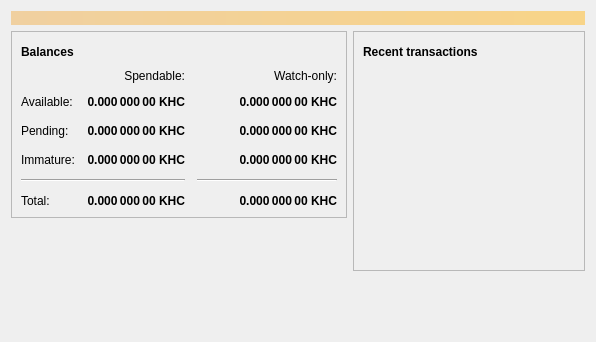
<?xml version="1.0" encoding="UTF-8"?>
<ui version="4.0">
 <class>OverviewPage</class>
 <widget class="QWidget" name="OverviewPage">
  <property name="geometry">
   <rect>
    <x>0</x>
    <y>0</y>
    <width>596</width>
    <height>342</height>
   </rect>
  </property>
  <property name="windowTitle">
   <string>Form</string>
  </property>
  <layout class="QVBoxLayout" name="topLayout">
   <item>
    <widget class="QLabel" name="labelAlerts">
     <property name="visible">
      <bool>false</bool>
     </property>
     <property name="styleSheet">
      <string notr="true">QLabel { background-color: qlineargradient(x1: 0, y1: 0, x2: 1, y2: 0, stop:0 #F0D0A0, stop:1 #F8D488); color:#000000; }</string>
     </property>
     <property name="wordWrap">
      <bool>true</bool>
     </property>
     <property name="margin">
      <number>3</number>
     </property>
     <property name="textInteractionFlags">
      <set>Qt::TextSelectableByMouse</set>
     </property>
    </widget>
   </item>
   <item>
    <layout class="QHBoxLayout" name="horizontalLayout" stretch="1,1">
     <item>
      <layout class="QVBoxLayout" name="verticalLayout_2">
       <item>
        <widget class="QFrame" name="frame">
         <property name="frameShape">
          <enum>QFrame::StyledPanel</enum>
         </property>
         <property name="frameShadow">
          <enum>QFrame::Raised</enum>
         </property>
         <layout class="QVBoxLayout" name="verticalLayout_4">
          <item>
           <layout class="QHBoxLayout" name="horizontalLayout_4">
            <item>
             <widget class="QLabel" name="label_5">
              <property name="font">
               <font>
                <weight>75</weight>
                <bold>true</bold>
               </font>
              </property>
              <property name="text">
               <string>Balances</string>
              </property>
             </widget>
            </item>
            <item>
             <widget class="QPushButton" name="labelWalletStatus">
              <property name="enabled">
               <bool>true</bool>
              </property>
              <property name="maximumSize">
               <size>
                <width>30</width>
                <height>16777215</height>
               </size>
              </property>
              <property name="toolTip">
               <string>The displayed information may be out of date. Your wallet automatically synchronizes with the KHcoin network after a connection is established, but this process has not completed yet.</string>
              </property>
              <property name="text">
               <string/>
              </property>
              <property name="icon">
               <iconset resource="../bitcoin.qrc">
                <normaloff>:/icons/warning</normaloff>
                <disabledoff>:/icons/warning</disabledoff>:/icons/warning</iconset>
              </property>
              <property name="iconSize">
               <size>
                <width>24</width>
                <height>24</height>
               </size>
              </property>
              <property name="flat">
               <bool>true</bool>
              </property>
             </widget>
            </item>
            <item>
             <spacer name="horizontalSpacer_3">
              <property name="orientation">
               <enum>Qt::Horizontal</enum>
              </property>
              <property name="sizeHint" stdset="0">
               <size>
                <width>40</width>
                <height>20</height>
               </size>
              </property>
             </spacer>
            </item>
           </layout>
          </item>
          <item>
           <layout class="QGridLayout" name="gridLayout">
            <property name="spacing">
             <number>12</number>
            </property>
            <item row="2" column="2">
             <widget class="QLabel" name="labelWatchPending">
              <property name="font">
               <font>
                <weight>75</weight>
                <bold>true</bold>
               </font>
              </property>
              <property name="cursor">
               <cursorShape>IBeamCursor</cursorShape>
              </property>
              <property name="toolTip">
               <string>Unconfirmed transactions to watch-only addresses</string>
              </property>
              <property name="text">
               <string notr="true">0.000 000 00 KHC</string>
              </property>
              <property name="alignment">
               <set>Qt::AlignRight|Qt::AlignTrailing|Qt::AlignVCenter</set>
              </property>
              <property name="textInteractionFlags">
               <set>Qt::LinksAccessibleByMouse|Qt::TextSelectableByKeyboard|Qt::TextSelectableByMouse</set>
              </property>
             </widget>
            </item>
            <item row="2" column="1">
             <widget class="QLabel" name="labelUnconfirmed">
              <property name="font">
               <font>
                <weight>75</weight>
                <bold>true</bold>
               </font>
              </property>
              <property name="cursor">
               <cursorShape>IBeamCursor</cursorShape>
              </property>
              <property name="toolTip">
               <string>Total of transactions that have yet to be confirmed, and do not yet count toward the spendable balance</string>
              </property>
              <property name="text">
               <string notr="true">0.000 000 00 KHC</string>
              </property>
              <property name="alignment">
               <set>Qt::AlignRight|Qt::AlignTrailing|Qt::AlignVCenter</set>
              </property>
              <property name="textInteractionFlags">
               <set>Qt::LinksAccessibleByMouse|Qt::TextSelectableByKeyboard|Qt::TextSelectableByMouse</set>
              </property>
             </widget>
            </item>
            <item row="3" column="2">
             <widget class="QLabel" name="labelWatchImmature">
              <property name="font">
               <font>
                <weight>75</weight>
                <bold>true</bold>
               </font>
              </property>
              <property name="cursor">
               <cursorShape>IBeamCursor</cursorShape>
              </property>
              <property name="toolTip">
               <string>Mined balance in watch-only addresses that has not yet matured</string>
              </property>
              <property name="text">
               <string notr="true">0.000 000 00 KHC</string>
              </property>
              <property name="alignment">
               <set>Qt::AlignRight|Qt::AlignTrailing|Qt::AlignVCenter</set>
              </property>
              <property name="textInteractionFlags">
               <set>Qt::LinksAccessibleByMouse|Qt::TextSelectableByKeyboard|Qt::TextSelectableByMouse</set>
              </property>
             </widget>
            </item>
            <item row="4" column="0" colspan="2">
             <widget class="Line" name="line">
              <property name="orientation">
               <enum>Qt::Horizontal</enum>
              </property>
             </widget>
            </item>
            <item row="4" column="2">
             <widget class="Line" name="lineWatchBalance">
              <property name="sizePolicy">
               <sizepolicy hsizetype="Preferred" vsizetype="Fixed">
                <horstretch>0</horstretch>
                <verstretch>0</verstretch>
               </sizepolicy>
              </property>
              <property name="minimumSize">
               <size>
                <width>140</width>
                <height>0</height>
               </size>
              </property>
              <property name="orientation">
               <enum>Qt::Horizontal</enum>
              </property>
             </widget>
            </item>
            <item row="5" column="0">
             <widget class="QLabel" name="labelTotalText">
              <property name="text">
               <string>Total:</string>
              </property>
             </widget>
            </item>
            <item row="3" column="1">
             <widget class="QLabel" name="labelImmature">
              <property name="font">
               <font>
                <weight>75</weight>
                <bold>true</bold>
               </font>
              </property>
              <property name="cursor">
               <cursorShape>IBeamCursor</cursorShape>
              </property>
              <property name="toolTip">
               <string>Mined balance that has not yet matured</string>
              </property>
              <property name="text">
               <string notr="true">0.000 000 00 KHC</string>
              </property>
              <property name="alignment">
               <set>Qt::AlignRight|Qt::AlignTrailing|Qt::AlignVCenter</set>
              </property>
              <property name="textInteractionFlags">
               <set>Qt::LinksAccessibleByMouse|Qt::TextSelectableByKeyboard|Qt::TextSelectableByMouse</set>
              </property>
             </widget>
            </item>
            <item row="2" column="3">
             <spacer name="horizontalSpacer_2">
              <property name="orientation">
               <enum>Qt::Horizontal</enum>
              </property>
              <property name="sizeHint" stdset="0">
               <size>
                <width>40</width>
                <height>20</height>
               </size>
              </property>
             </spacer>
            </item>
            <item row="3" column="0">
             <widget class="QLabel" name="labelImmatureText">
              <property name="text">
               <string>Immature:</string>
              </property>
             </widget>
            </item>
            <item row="5" column="1">
             <widget class="QLabel" name="labelTotal">
              <property name="font">
               <font>
                <weight>75</weight>
                <bold>true</bold>
               </font>
              </property>
              <property name="cursor">
               <cursorShape>IBeamCursor</cursorShape>
              </property>
              <property name="toolTip">
               <string>Your current total balance</string>
              </property>
              <property name="text">
               <string notr="true">0.000 000 00 KHC</string>
              </property>
              <property name="alignment">
               <set>Qt::AlignRight|Qt::AlignTrailing|Qt::AlignVCenter</set>
              </property>
              <property name="textInteractionFlags">
               <set>Qt::LinksAccessibleByMouse|Qt::TextSelectableByKeyboard|Qt::TextSelectableByMouse</set>
              </property>
             </widget>
            </item>
            <item row="5" column="2">
             <widget class="QLabel" name="labelWatchTotal">
              <property name="font">
               <font>
                <weight>75</weight>
                <bold>true</bold>
               </font>
              </property>
              <property name="cursor">
               <cursorShape>IBeamCursor</cursorShape>
              </property>
              <property name="toolTip">
               <string>Current total balance in watch-only addresses</string>
              </property>
              <property name="text">
               <string notr="true">0.000 000 00 KHC</string>
              </property>
              <property name="alignment">
               <set>Qt::AlignRight|Qt::AlignTrailing|Qt::AlignVCenter</set>
              </property>
              <property name="textInteractionFlags">
               <set>Qt::LinksAccessibleByMouse|Qt::TextSelectableByKeyboard|Qt::TextSelectableByMouse</set>
              </property>
             </widget>
            </item>
            <item row="0" column="2">
             <widget class="QLabel" name="labelWatchonly">
              <property name="text">
               <string>Watch-only:</string>
              </property>
              <property name="alignment">
               <set>Qt::AlignRight|Qt::AlignTrailing|Qt::AlignVCenter</set>
              </property>
             </widget>
            </item>
            <item row="1" column="0">
             <widget class="QLabel" name="labelBalanceText">
              <property name="text">
               <string>Available:</string>
              </property>
             </widget>
            </item>
            <item row="1" column="1">
             <widget class="QLabel" name="labelBalance">
              <property name="font">
               <font>
                <weight>75</weight>
                <bold>true</bold>
               </font>
              </property>
              <property name="cursor">
               <cursorShape>IBeamCursor</cursorShape>
              </property>
              <property name="toolTip">
               <string>Your current spendable balance</string>
              </property>
              <property name="text">
               <string notr="true">0.000 000 00 KHC</string>
              </property>
              <property name="alignment">
               <set>Qt::AlignRight|Qt::AlignTrailing|Qt::AlignVCenter</set>
              </property>
              <property name="textInteractionFlags">
               <set>Qt::LinksAccessibleByMouse|Qt::TextSelectableByKeyboard|Qt::TextSelectableByMouse</set>
              </property>
             </widget>
            </item>
            <item row="1" column="2">
             <widget class="QLabel" name="labelWatchAvailable">
              <property name="font">
               <font>
                <weight>75</weight>
                <bold>true</bold>
               </font>
              </property>
              <property name="cursor">
               <cursorShape>IBeamCursor</cursorShape>
              </property>
              <property name="toolTip">
               <string>Your current balance in watch-only addresses</string>
              </property>
              <property name="text">
               <string notr="true">0.000 000 00 KHC</string>
              </property>
              <property name="alignment">
               <set>Qt::AlignRight|Qt::AlignTrailing|Qt::AlignVCenter</set>
              </property>
              <property name="textInteractionFlags">
               <set>Qt::LinksAccessibleByMouse|Qt::TextSelectableByKeyboard|Qt::TextSelectableByMouse</set>
              </property>
             </widget>
            </item>
            <item row="2" column="0">
             <widget class="QLabel" name="labelPendingText">
              <property name="text">
               <string>Pending:</string>
              </property>
             </widget>
            </item>
            <item row="0" column="1">
             <widget class="QLabel" name="labelSpendable">
              <property name="text">
               <string>Spendable:</string>
              </property>
              <property name="alignment">
               <set>Qt::AlignRight|Qt::AlignTrailing|Qt::AlignVCenter</set>
              </property>
             </widget>
            </item>
           </layout>
          </item>
         </layout>
        </widget>
       </item>
       <item>
        <spacer name="verticalSpacer">
         <property name="orientation">
          <enum>Qt::Vertical</enum>
         </property>
         <property name="sizeHint" stdset="0">
          <size>
           <width>20</width>
           <height>40</height>
          </size>
         </property>
        </spacer>
       </item>
      </layout>
     </item>
     <item>
      <layout class="QVBoxLayout" name="verticalLayout_3">
       <item>
        <widget class="QFrame" name="frame_2">
         <property name="frameShape">
          <enum>QFrame::StyledPanel</enum>
         </property>
         <property name="frameShadow">
          <enum>QFrame::Raised</enum>
         </property>
         <layout class="QVBoxLayout" name="verticalLayout">
          <item>
           <layout class="QHBoxLayout" name="horizontalLayout_2">
            <item>
             <widget class="QLabel" name="label_4">
              <property name="font">
               <font>
                <weight>75</weight>
                <bold>true</bold>
               </font>
              </property>
              <property name="text">
               <string>Recent transactions</string>
              </property>
             </widget>
            </item>
            <item>
             <widget class="QPushButton" name="labelTransactionsStatus">
              <property name="enabled">
               <bool>true</bool>
              </property>
              <property name="maximumSize">
               <size>
                <width>30</width>
                <height>16777215</height>
               </size>
              </property>
              <property name="toolTip">
               <string>The displayed information may be out of date. Your wallet automatically synchronizes with the KHcoin network after a connection is established, but this process has not completed yet.</string>
              </property>
              <property name="text">
               <string/>
              </property>
              <property name="icon">
               <iconset resource="../bitcoin.qrc">
                <normaloff>:/icons/warning</normaloff>
                <disabledoff>:/icons/warning</disabledoff>:/icons/warning</iconset>
              </property>
              <property name="iconSize">
               <size>
                <width>24</width>
                <height>24</height>
               </size>
              </property>
              <property name="flat">
               <bool>true</bool>
              </property>
             </widget>
            </item>
            <item>
             <spacer name="horizontalSpacer">
              <property name="orientation">
               <enum>Qt::Horizontal</enum>
              </property>
              <property name="sizeHint" stdset="0">
               <size>
                <width>40</width>
                <height>20</height>
               </size>
              </property>
             </spacer>
            </item>
           </layout>
          </item>
          <item>
           <widget class="QListView" name="listTransactions">
            <property name="styleSheet">
             <string notr="true">QListView { background: transparent; }</string>
            </property>
            <property name="frameShape">
             <enum>QFrame::NoFrame</enum>
            </property>
            <property name="verticalScrollBarPolicy">
             <enum>Qt::ScrollBarAlwaysOff</enum>
            </property>
            <property name="horizontalScrollBarPolicy">
             <enum>Qt::ScrollBarAlwaysOff</enum>
            </property>
            <property name="selectionMode">
             <enum>QAbstractItemView::NoSelection</enum>
            </property>
           </widget>
          </item>
         </layout>
        </widget>
       </item>
       <item>
        <spacer name="verticalSpacer_2">
         <property name="orientation">
          <enum>Qt::Vertical</enum>
         </property>
         <property name="sizeHint" stdset="0">
          <size>
           <width>20</width>
           <height>40</height>
          </size>
         </property>
        </spacer>
       </item>
      </layout>
     </item>
    </layout>
   </item>
  </layout>
 </widget>
 <resources/>
 <connections/>
</ui>
